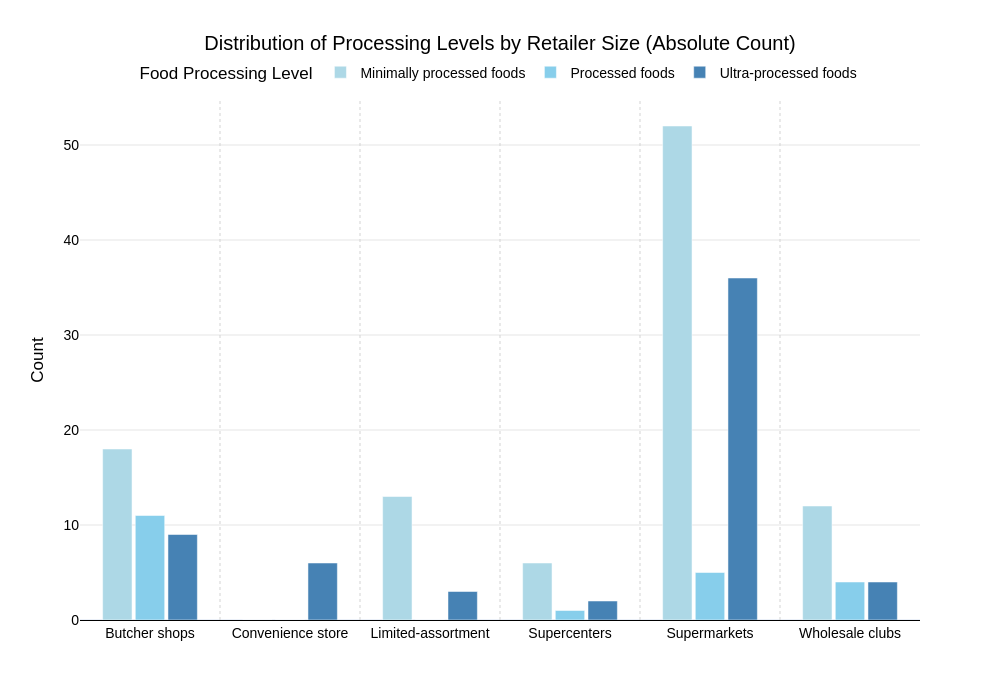

Source (notebook cell):
### Code cell
import pandas as pd
import plotly.express as px

# 1. Load and Clean Data
df = pd.read_csv("entrada/20240615_carnestotais_att.csv")

# Create a dedicated copy to avoid SettingWithCopyWarning
df_processamento = df.dropna(subset=["processamento", "porte_loja"]).copy()

# SAFETY FIX: Strip whitespace to ensure 'minimamente processado' matches correctly
df_processamento["processamento"] = df_processamento["processamento"].str.strip()

# 2. Translations
retailer_map = {
    "Acougue": "Butcher shops",
    "Atacarejo/Clubes": "Wholesale clubs",
    "Conveniência": "Convenience store",
    "Hiper/Supercenter": "Supercenters",
    "Sortimento limitado": "Limited-assortment",
    "Supermercado": "Supermarkets",
}

processing_map = {
    "minimamente processado": "Minimally processed foods", # Removed extra space key
    "processado": "Processed foods",
    "ultraprocessado": "Ultra-processed foods",
}

# Apply translations
df_processamento["porte_loja"] = df_processamento["porte_loja"].replace(retailer_map)
df_processamento["processamento"] = df_processamento["processamento"].replace(processing_map)

# 3. Calculate Absolute Counts
processing_counts = (
    df_processamento.groupby("porte_loja")["processamento"]
    .value_counts(normalize=False) 
    .unstack()
    .fillna(0)
    .stack()
    .reset_index(name="count")
)

# 4. Visualization Setup
custom_colors = ["#ADD8E6", "#87CEEB", "#4682B4"]

# Explicitly define Retailer Order (Alphabetical) to ensure lines align
retailer_order = sorted(processing_counts["porte_loja"].unique())

fig = px.bar(
    processing_counts,
    x="porte_loja",
    y="count",
    color="processamento",
    barmode="group",
    title="Distribution of Processing Levels by Retailer Size (Absolute Count)",
    # Enforce order for BOTH X-axis and Legend
    category_orders={
        "processamento": ["Minimally processed foods", "Processed foods", "Ultra-processed foods"],
        "porte_loja": retailer_order
    },
    color_discrete_sequence=custom_colors,
    template="plotly_white",
    height=700,
    width=1000
)

# 5. Refine Layout
fig.update_layout(
    font=dict(family="Arial", size=14, color="black"),
    title=dict(x=0.5),
    
    bargap=0.3,
    bargroupgap=0.1,
    
    xaxis=dict(
        title="",
        showgrid=False,
        linecolor="black"
    ),
    yaxis=dict(
        title="Count",
        tickformat="d", # 'd' ensures integers (0, 10, 20) instead of floats
        showgrid=True,
        gridcolor="#E5E5E5"
    ),
    
    # Legend
    legend=dict(
        title="Food Processing Level",
        orientation="h",       
        yanchor="bottom",      
        y=1.02,                
        xanchor="center",      
        x=0.5,                 
        bgcolor="rgba(255, 255, 255, 0.9)",
        borderwidth=0
    ),
    
    margin=dict(t=100)
)

# 6. Add Hover Template (Showing Raw Counts)
fig.update_traces(
    hovertemplate="<b>Retailer</b>: %{x}<br>" +
                  "<b>Type</b>: %{data.name}<br>" +
                  "<b>Count</b>: %{y}<extra></extra>"
)

# 7. Add Vertical Dividers
# Since we enforced 'category_orders', the loop logic is now safe
for i in range(len(retailer_order) - 1):
    fig.add_shape(
        type="line",
        x0=i + 0.5, y0=0,
        x1=i + 0.5, y1=1,
        xref="x", yref="paper",
        line=dict(color="lightgrey", width=1, dash="dot")
    )

fig.show()

### Figure 1 — Plotly figure (JSON) as saved in the notebook; plotly's stock layout.template omitted (floating-point values rounded to 4 significant figures)
{"data": [{"alignmentgroup": "True", "hovertemplate": "<b>Retailer</b>: %{x}<br><b>Type</b>: %{data.name}<br><b>Count</b>: %{y}<extra></extra>", "legendgroup": "Minimally processed foods", "marker": {"color": "#ADD8E6", "pattern": {"shape": ""}}, "name": "Minimally processed foods", "offsetgroup": "Minimally processed foods", "orientation": "v", "showlegend": true, "textposition": "auto", "type": "bar", "x": ["Butcher shops", "Convenience store", "Limited-assortment", "Supercenters", "Supermarkets", "Wholesale clubs"], "xaxis": "x", "y": [18, 0, 13, 6, 52, 12], "yaxis": "y"}, {"alignmentgroup": "True", "hovertemplate": "<b>Retailer</b>: %{x}<br><b>Type</b>: %{data.name}<br><b>Count</b>: %{y}<extra></extra>", "legendgroup": "Processed foods", "marker": {"color": "#87CEEB", "pattern": {"shape": ""}}, "name": "Processed foods", "offsetgroup": "Processed foods", "orientation": "v", "showlegend": true, "textposition": "auto", "type": "bar", "x": ["Butcher shops", "Convenience store", "Limited-assortment", "Supercenters", "Supermarkets", "Wholesale clubs"], "xaxis": "x", "y": [11, 0, 0, 1, 5, 4], "yaxis": "y"}, {"alignmentgroup": "True", "hovertemplate": "<b>Retailer</b>: %{x}<br><b>Type</b>: %{data.name}<br><b>Count</b>: %{y}<extra></extra>", "legendgroup": "Ultra-processed foods", "marker": {"color": "#4682B4", "pattern": {"shape": ""}}, "name": "Ultra-processed foods", "offsetgroup": "Ultra-processed foods", "orientation": "v", "showlegend": true, "textposition": "auto", "type": "bar", "x": ["Butcher shops", "Convenience store", "Limited-assortment", "Supercenters", "Supermarkets", "Wholesale clubs"], "xaxis": "x", "y": [9, 6, 3, 2, 36, 4], "yaxis": "y"}], "layout": {"bargap": 0.3, "bargroupgap": 0.1, "barmode": "group", "font": {"color": "black", "family": "Arial", "size": 14}, "height": 700, "legend": {"bgcolor": "rgba(255, 255, 255, 0.9)", "borderwidth": 0, "orientation": "h", "title": {"text": "Food Processing Level"}, "tracegroupgap": 0, "x": 0.5, "xanchor": "center", "y": 1.02, "yanchor": "bottom"}, "margin": {"t": 100}, "shapes": [{"line": {"color": "lightgrey", "dash": "dot", "width": 1}, "type": "line", "x0": 0.5, "x1": 0.5, "xref": "x", "y0": 0, "y1": 1, "yref": "paper"}, {"line": {"color": "lightgrey", "dash": "dot", "width": 1}, "type": "line", "x0": 1.5, "x1": 1.5, "xref": "x", "y0": 0, "y1": 1, "yref": "paper"}, {"line": {"color": "lightgrey", "dash": "dot", "width": 1}, "type": "line", "x0": 2.5, "x1": 2.5, "xref": "x", "y0": 0, "y1": 1, "yref": "paper"}, {"line": {"color": "lightgrey", "dash": "dot", "width": 1}, "type": "line", "x0": 3.5, "x1": 3.5, "xref": "x", "y0": 0, "y1": 1, "yref": "paper"}, {"line": {"color": "lightgrey", "dash": "dot", "width": 1}, "type": "line", "x0": 4.5, "x1": 4.5, "xref": "x", "y0": 0, "y1": 1, "yref": "paper"}], "title": {"text": "Distribution of Processing Levels by Retailer Size (Absolute Count)", "x": 0.5}, "width": 1000, "xaxis": {"anchor": "y", "categoryarray": ["Butcher shops", "Convenience store", "Limited-assortment", "Supercenters", "Supermarkets", "Wholesale clubs"], "categoryorder": "array", "domain": [0, 1], "linecolor": "black", "showgrid": false, "title": {"text": ""}}, "yaxis": {"anchor": "x", "domain": [0, 1], "gridcolor": "#E5E5E5", "showgrid": true, "tickformat": "d", "title": {"text": "Count"}}}}
